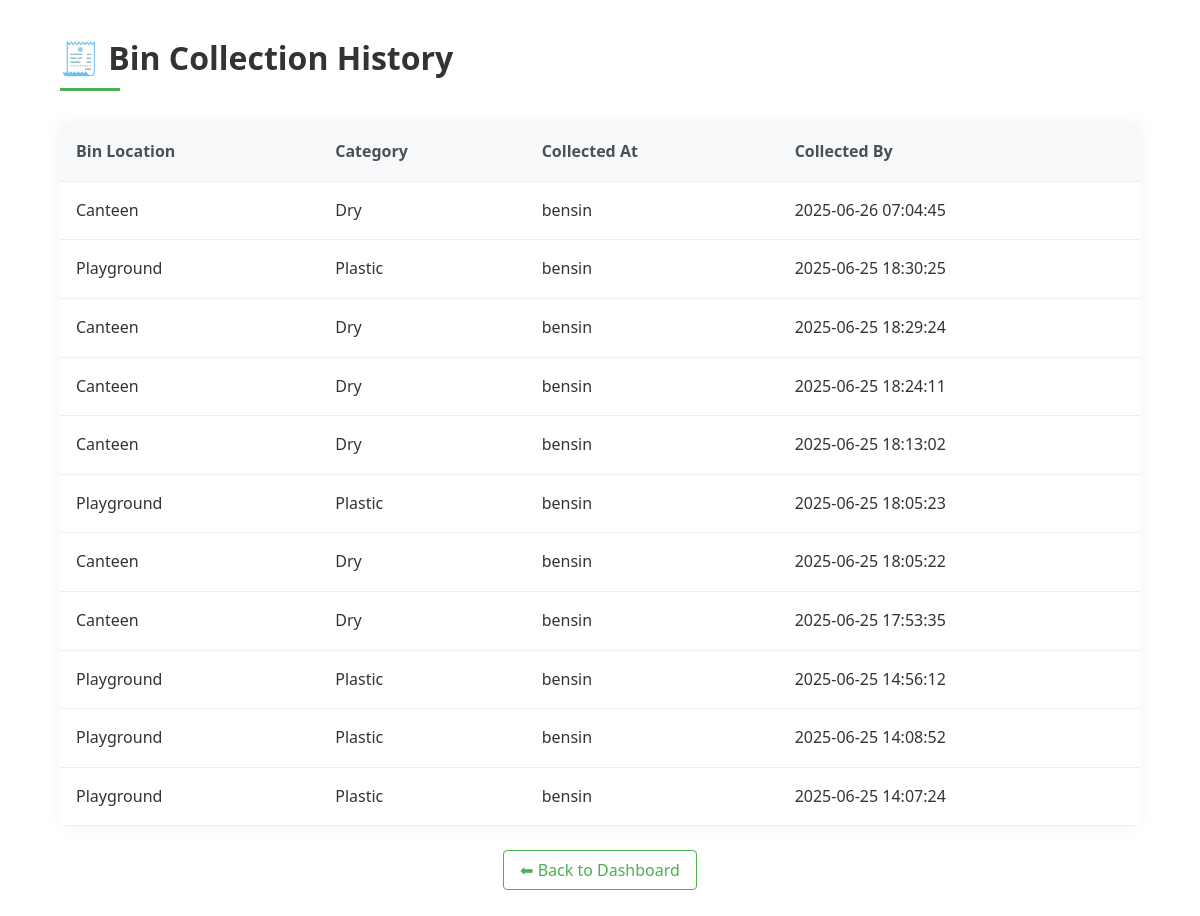
The page /collection-history/ (signed in) on the database its author committed.
### general/models.py (models this page shows, shortened)
class BinCollection(models.Model):
    bin = models.ForeignKey(Bin, on_delete=models.CASCADE)
    collected_by = models.ForeignKey(User, on_delete=models.CASCADE)
    collected_at = models.DateTimeField(auto_now_add=True)

class Bin(models.Model):
    CATEGORY_CHOICES = [
        ('Dry', 'Dry'),
        ('Wet', 'Wet'),
        ('Plastic', 'Plastic'),
        ('E-Waste', 'E-Waste'),
        ('Other', 'Other'),
    ]
    LOCATION_CHOICES = [
        ('Block A', 'Block A'),
        ('Block B', 'Block B'),
        ('Canteen', 'Canteen'),
        ('Hostel', 'Hostel'),
        ('Library', 'Library'),
        ('Playground', 'Playground'),
    ]
    location = models.CharField(max_length=100, choices=LOCATION_CHOICES)
    category = models.CharField(max_length=50, choices=CATEGORY_CHOICES)
    status = models.CharField(max_length=20, choices=[('Empty', 'Empty'), ('Full', 'Full')], default='Empty')
    fill_level = models.IntegerField(default=0)  # % full (0 to 100)
    last_updated = models.DateTimeField(auto_now=True)
    scheduled_date = models.DateField(null=True, blank=True)

class User(AbstractUser):
    role = models.CharField(max_length=10, default='admin')

### admins/views.py (the view)
# urls.py: path('collection-history/', views.view_collections, name='view_collections'),
@login_required
def view_collections(request):
    if request.user.role != 'admin':
        return render(request, '403.html')
    collections = BinCollection.objects.select_related('bin', 'collected_by').order_by('-collected_at')
    return render(request, 'collection_history.html', {'collections': collections})

### admins/templates/collection_history.html (shortened to what this page needs)
{% load static %}
<!DOCTYPE html>
<html>
<head>
  <link rel="stylesheet" href="{% static 'collection.css' %}">
</head>
<body>
  <h1>🧾 Bin Collection History</h1>
  <table>
    <thead>
      <tr>
        <th>Bin Location</th>
        <th>Category</th>
        <th>Collected At</th>
        <th>Collected By</th>
      </tr>
    </thead>
    <tbody>
      {% for c in collections %}
      <tr>
        <td>{{ c.bin.location }}</td>
        <td>{{ c.bin.category }}</td>
        <td>{{ c.collected_by.username }}</td>
        <td>{{ c.collected_at|date:"Y-m-d H:i:s" }}</td>
      </tr>
      {% empty %}
      <tr><td colspan="3">No collection history found.</td></tr>
      {% endfor %}
    </tbody>
  </table>
  <div class="btn-back">
  <a href="{% url 'admin_dashboard' %}">⬅ Back to Dashboard</a>
</div>
</body>
</html>

### admins/static/collection.css (style rules this page uses)
body { padding: 2rem 5%; }
h1 { font-size: 2rem; margin-bottom: 2rem; color: #333; position: relative; padding-bottom: 0.5rem; }
h1::after { content: ''; position: absolute; bottom: 0; left: 0; width: 60px; height: 3px; background-color: #4CAF50; }
table { width: 100%; border-collapse: collapse; margin: 1.5rem 0; background-color: #fff; box-shadow: 0 0 20px rgba(0, 0, 0, 0.05); border-radius: 8px; overflow: hidden; }
th, td { padding: 1rem; text-align: left; border-bottom: 1px solid #eee; }
th { background-color: #f8f9fa; font-weight: 600; color: #495057; }
.btn-back { margin-top: 2rem; text-align: center; }
.btn-back a { color: #4CAF50; text-decoration: none; font-weight: 500; padding: 0.5rem 1rem; border: 1px solid #4CAF50; border-radius: 4px; transition: all 0.3s ease; }

### admins/static/adcommon.css (style rules this page uses)
* { margin: 0; padding: 0; box-sizing: border-box; font-family: 'Segoe UI', Tahoma, Geneva, Verdana, sans-serif; }
body { background-color: #ffffff; color: #333333; line-height: 1.6; }

### rows shown on the page
BinCollection: bin.location "Canteen", bin.category "Dry", collected_by.username "bensin", collected_at "2025-06-26 07:04:45"
BinCollection: bin.location "Playground", bin.category "Plastic", collected_by.username "bensin", collected_at "2025-06-25 18:30:25"
BinCollection: bin.location "Canteen", bin.category "Dry", collected_by.username "bensin", collected_at "2025-06-25 18:29:24"
BinCollection: bin.location "Canteen", bin.category "Dry", collected_by.username "bensin", collected_at "2025-06-25 18:24:11"
BinCollection: bin.location "Canteen", bin.category "Dry", collected_by.username "bensin", collected_at "2025-06-25 18:13:02"
BinCollection: bin.location "Playground", bin.category "Plastic", collected_by.username "bensin", collected_at "2025-06-25 18:05:23"
BinCollection: bin.location "Canteen", bin.category "Dry", collected_by.username "bensin", collected_at "2025-06-25 18:05:22"
BinCollection: bin.location "Canteen", bin.category "Dry", collected_by.username "bensin", collected_at "2025-06-25 17:53:35"
BinCollection: bin.location "Playground", bin.category "Plastic", collected_by.username "bensin", collected_at "2025-06-25 14:56:12"
BinCollection: bin.location "Playground", bin.category "Plastic", collected_by.username "bensin", collected_at "2025-06-25 14:08:52"
BinCollection: bin.location "Playground", bin.category "Plastic", collected_by.username "bensin", collected_at "2025-06-25 14:07:24"
